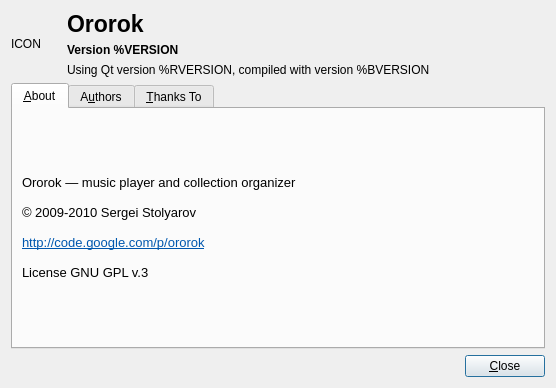
<?xml version="1.0" encoding="UTF-8"?>
<ui version="4.0">
 <class>AboutDialog</class>
 <widget class="QDialog" name="AboutDialog">
  <property name="geometry">
   <rect>
    <x>0</x>
    <y>0</y>
    <width>556</width>
    <height>388</height>
   </rect>
  </property>
  <property name="windowTitle">
   <string>About Ororok</string>
  </property>
  <layout class="QVBoxLayout" name="verticalLayout_2">
   <item>
    <layout class="QHBoxLayout" name="horizontalLayout">
     <item>
      <widget class="QLabel" name="applicationIconLabel">
       <property name="minimumSize">
        <size>
         <width>50</width>
         <height>50</height>
        </size>
       </property>
       <property name="text">
        <string>ICON</string>
       </property>
      </widget>
     </item>
     <item>
      <layout class="QVBoxLayout" name="verticalLayout">
       <item>
        <widget class="QLabel" name="label">
         <property name="font">
          <font>
           <pointsize>17</pointsize>
           <weight>75</weight>
           <bold>true</bold>
          </font>
         </property>
         <property name="text">
          <string>Ororok</string>
         </property>
         <property name="textFormat">
          <enum>Qt::PlainText</enum>
         </property>
        </widget>
       </item>
       <item>
        <widget class="QLabel" name="appVersionLabel">
         <property name="font">
          <font>
           <weight>75</weight>
           <bold>true</bold>
          </font>
         </property>
         <property name="text">
          <string>Version %VERSION</string>
         </property>
        </widget>
       </item>
       <item>
        <widget class="QLabel" name="qtVersionLabel">
         <property name="text">
          <string>Using Qt version %RVERSION, compiled with version %BVERSION</string>
         </property>
        </widget>
       </item>
      </layout>
     </item>
     <item>
      <spacer name="horizontalSpacer">
       <property name="orientation">
        <enum>Qt::Horizontal</enum>
       </property>
       <property name="sizeHint" stdset="0">
        <size>
         <width>40</width>
         <height>20</height>
        </size>
       </property>
      </spacer>
     </item>
    </layout>
   </item>
   <item>
    <widget class="QTabWidget" name="tabWidget">
     <property name="currentIndex">
      <number>0</number>
     </property>
     <widget class="QWidget" name="tab">
      <attribute name="title">
       <string>&amp;About</string>
      </attribute>
      <layout class="QHBoxLayout" name="horizontalLayout_2">
       <item>
        <widget class="QLabel" name="label_5">
         <property name="text">
          <string>&lt;!DOCTYPE HTML PUBLIC &quot;-//W3C//DTD HTML 4.0//EN&quot; &quot;http://www.w3.org/TR/REC-html40/strict.dtd&quot;&gt;
&lt;html&gt;&lt;head&gt;&lt;meta name=&quot;qrichtext&quot; content=&quot;1&quot; /&gt;&lt;style type=&quot;text/css&quot;&gt;
p, li { white-space: pre-wrap; }
&lt;/style&gt;&lt;/head&gt;&lt;body style=&quot; font-family:'PT Sans'; font-size:10pt; font-weight:400; font-style:normal;&quot;&gt;
&lt;p style=&quot; margin-top:0px; margin-bottom:0px; margin-left:0px; margin-right:0px; -qt-block-indent:0; text-indent:0px;&quot;&gt;Ororok — music player and collection organizer&lt;/p&gt;
&lt;p style=&quot;-qt-paragraph-type:empty; margin-top:0px; margin-bottom:0px; margin-left:0px; margin-right:0px; -qt-block-indent:0; text-indent:0px;&quot;&gt;&lt;/p&gt;
&lt;p style=&quot; margin-top:0px; margin-bottom:0px; margin-left:0px; margin-right:0px; -qt-block-indent:0; text-indent:0px;&quot;&gt;© 2009-2010 Sergei Stolyarov &lt;/p&gt;
&lt;p style=&quot;-qt-paragraph-type:empty; margin-top:0px; margin-bottom:0px; margin-left:0px; margin-right:0px; -qt-block-indent:0; text-indent:0px;&quot;&gt;&lt;/p&gt;
&lt;p style=&quot; margin-top:0px; margin-bottom:0px; margin-left:0px; margin-right:0px; -qt-block-indent:0; text-indent:0px;&quot;&gt;&lt;a href=&quot;http://code.google.com/p/ororok&quot;&gt;&lt;span style=&quot; text-decoration: underline; color:#0057ae;&quot;&gt;http://code.google.com/p/ororok&lt;/span&gt;&lt;/a&gt;&lt;/p&gt;
&lt;p style=&quot;-qt-paragraph-type:empty; margin-top:0px; margin-bottom:0px; margin-left:0px; margin-right:0px; -qt-block-indent:0; text-indent:0px;&quot;&gt;&lt;/p&gt;
&lt;p style=&quot; margin-top:0px; margin-bottom:0px; margin-left:0px; margin-right:0px; -qt-block-indent:0; text-indent:0px;&quot;&gt;License GNU GPL v.3&lt;/p&gt;&lt;/body&gt;&lt;/html&gt;</string>
         </property>
         <property name="textFormat">
          <enum>Qt::RichText</enum>
         </property>
         <property name="openExternalLinks">
          <bool>true</bool>
         </property>
         <property name="textInteractionFlags">
          <set>Qt::LinksAccessibleByMouse|Qt::TextSelectableByMouse</set>
         </property>
        </widget>
       </item>
      </layout>
     </widget>
     <widget class="QWidget" name="tab_3">
      <attribute name="title">
       <string>A&amp;uthors</string>
      </attribute>
      <layout class="QVBoxLayout" name="verticalLayout_3">
       <item>
        <widget class="QLabel" name="label_6">
         <property name="text">
          <string>&lt;!DOCTYPE HTML PUBLIC &quot;-//W3C//DTD HTML 4.0//EN&quot; &quot;http://www.w3.org/TR/REC-html40/strict.dtd&quot;&gt;
&lt;html&gt;&lt;head&gt;&lt;meta name=&quot;qrichtext&quot; content=&quot;1&quot; /&gt;&lt;style type=&quot;text/css&quot;&gt;
p, li { white-space: pre-wrap; }
&lt;/style&gt;&lt;/head&gt;&lt;body style=&quot; font-family:'PT Sans'; font-size:10pt; font-weight:400; font-style:normal;&quot;&gt;
&lt;p style=&quot; margin-top:0px; margin-bottom:0px; margin-left:0px; margin-right:0px; -qt-block-indent:0; text-indent:0px;&quot;&gt;Core developer: Sergei Stolyarov &amp;lt;&lt;a href=&quot;mailto:sergei@regolit.com&quot;&gt;&lt;span style=&quot; text-decoration: underline; color:#0057ae;&quot;&gt;sergei@regolit.com&lt;/span&gt;&lt;/a&gt;&amp;gt;&lt;/p&gt;&lt;/body&gt;&lt;/html&gt;</string>
         </property>
         <property name="alignment">
          <set>Qt::AlignLeading|Qt::AlignLeft|Qt::AlignTop</set>
         </property>
         <property name="openExternalLinks">
          <bool>true</bool>
         </property>
         <property name="textInteractionFlags">
          <set>Qt::LinksAccessibleByMouse|Qt::TextSelectableByMouse</set>
         </property>
        </widget>
       </item>
      </layout>
     </widget>
     <widget class="QWidget" name="tab_2">
      <attribute name="title">
       <string>&amp;Thanks To</string>
      </attribute>
     </widget>
    </widget>
   </item>
   <item>
    <layout class="QHBoxLayout" name="horizontalLayout_3">
     <item>
      <spacer name="horizontalSpacer_2">
       <property name="orientation">
        <enum>Qt::Horizontal</enum>
       </property>
       <property name="sizeHint" stdset="0">
        <size>
         <width>40</width>
         <height>20</height>
        </size>
       </property>
      </spacer>
     </item>
     <item>
      <widget class="QPushButton" name="closeButton">
       <property name="text">
        <string>&amp;Close</string>
       </property>
      </widget>
     </item>
    </layout>
   </item>
  </layout>
 </widget>
 <resources/>
 <connections/>
</ui>
